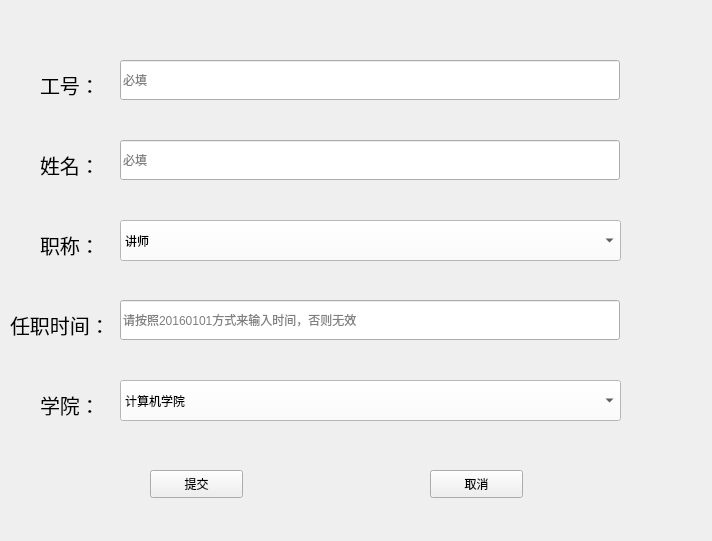
<?xml version="1.0" encoding="UTF-8"?>
<ui version="4.0">
 <class>Form</class>
 <widget class="QWidget" name="Form">
  <property name="geometry">
   <rect>
    <x>0</x>
    <y>0</y>
    <width>712</width>
    <height>541</height>
   </rect>
  </property>
  <property name="windowTitle">
   <string>增加教师信息</string>
  </property>
  <widget class="QPushButton" name="submitButton">
   <property name="geometry">
    <rect>
     <x>150</x>
     <y>470</y>
     <width>93</width>
     <height>28</height>
    </rect>
   </property>
   <property name="text">
    <string>提交</string>
   </property>
  </widget>
  <widget class="QLineEdit" name="idEdit">
   <property name="geometry">
    <rect>
     <x>120</x>
     <y>60</y>
     <width>500</width>
     <height>40</height>
    </rect>
   </property>
   <property name="placeholderText">
    <string>必填</string>
   </property>
  </widget>
  <widget class="QLabel" name="label">
   <property name="geometry">
    <rect>
     <x>40</x>
     <y>70</y>
     <width>91</width>
     <height>30</height>
    </rect>
   </property>
   <property name="font">
    <font>
     <pointsize>15</pointsize>
    </font>
   </property>
   <property name="text">
    <string>工号：</string>
   </property>
  </widget>
  <widget class="QLabel" name="label_2">
   <property name="geometry">
    <rect>
     <x>40</x>
     <y>150</y>
     <width>120</width>
     <height>30</height>
    </rect>
   </property>
   <property name="font">
    <font>
     <pointsize>15</pointsize>
    </font>
   </property>
   <property name="text">
    <string>姓名：</string>
   </property>
  </widget>
  <widget class="QLabel" name="label_3">
   <property name="geometry">
    <rect>
     <x>40</x>
     <y>230</y>
     <width>120</width>
     <height>30</height>
    </rect>
   </property>
   <property name="font">
    <font>
     <pointsize>15</pointsize>
    </font>
   </property>
   <property name="text">
    <string>职称：</string>
   </property>
  </widget>
  <widget class="QLabel" name="label_4">
   <property name="geometry">
    <rect>
     <x>10</x>
     <y>310</y>
     <width>120</width>
     <height>30</height>
    </rect>
   </property>
   <property name="font">
    <font>
     <pointsize>15</pointsize>
    </font>
   </property>
   <property name="text">
    <string>任职时间：</string>
   </property>
  </widget>
  <widget class="QLabel" name="label_5">
   <property name="geometry">
    <rect>
     <x>40</x>
     <y>390</y>
     <width>120</width>
     <height>30</height>
    </rect>
   </property>
   <property name="font">
    <font>
     <pointsize>15</pointsize>
    </font>
   </property>
   <property name="text">
    <string>学院：</string>
   </property>
  </widget>
  <widget class="QLineEdit" name="nameEdit">
   <property name="geometry">
    <rect>
     <x>120</x>
     <y>140</y>
     <width>500</width>
     <height>40</height>
    </rect>
   </property>
   <property name="placeholderText">
    <string>必填</string>
   </property>
  </widget>
  <widget class="QLineEdit" name="timeEdit">
   <property name="geometry">
    <rect>
     <x>120</x>
     <y>300</y>
     <width>500</width>
     <height>40</height>
    </rect>
   </property>
   <property name="placeholderText">
    <string>请按照20160101方式来输入时间，否则无效</string>
   </property>
  </widget>
  <widget class="QPushButton" name="cancelButton">
   <property name="geometry">
    <rect>
     <x>430</x>
     <y>470</y>
     <width>93</width>
     <height>28</height>
    </rect>
   </property>
   <property name="text">
    <string>取消</string>
   </property>
  </widget>
  <widget class="QComboBox" name="collegeBox">
   <property name="geometry">
    <rect>
     <x>120</x>
     <y>380</y>
     <width>501</width>
     <height>41</height>
    </rect>
   </property>
   <property name="styleSheet">
    <string notr="true">background-color: rgb(255, 255, 255);</string>
   </property>
   <item>
    <property name="text">
     <string>计算机学院</string>
    </property>
   </item>
   <item>
    <property name="text">
     <string>软件学院</string>
    </property>
   </item>
   <item>
    <property name="text">
     <string>其他</string>
    </property>
   </item>
  </widget>
  <widget class="QComboBox" name="titleBox">
   <property name="geometry">
    <rect>
     <x>120</x>
     <y>220</y>
     <width>501</width>
     <height>41</height>
    </rect>
   </property>
   <property name="styleSheet">
    <string notr="true">background-color: rgb(255, 255, 255);</string>
   </property>
   <item>
    <property name="text">
     <string>讲师</string>
    </property>
   </item>
   <item>
    <property name="text">
     <string>副教授</string>
    </property>
   </item>
   <item>
    <property name="text">
     <string>教授</string>
    </property>
   </item>
   <item>
    <property name="text">
     <string>外聘专家</string>
    </property>
   </item>
  </widget>
 </widget>
 <resources/>
 <connections/>
</ui>
